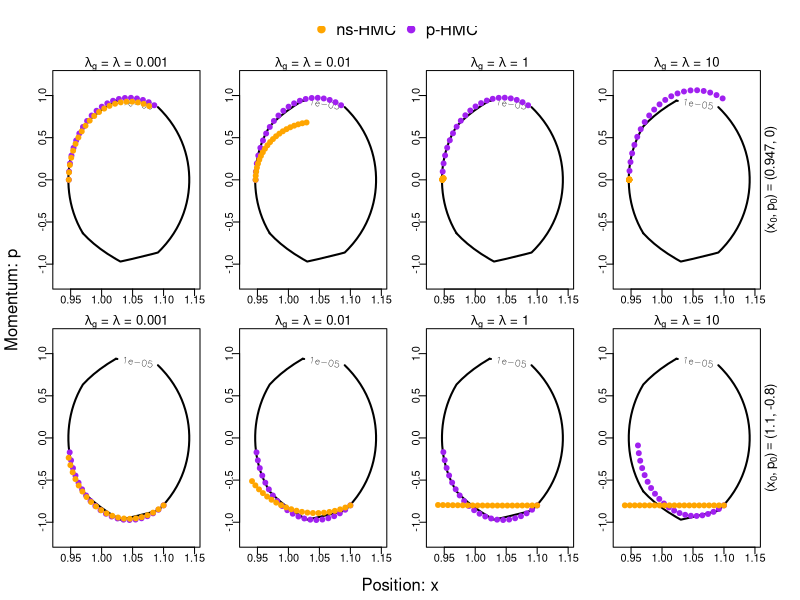
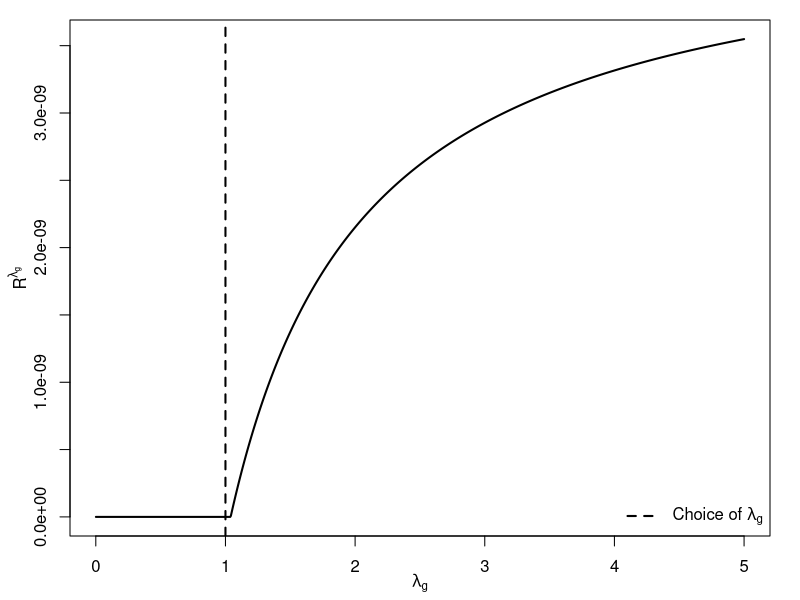

Write R code to recreate these figures, in order.
########################################
# One-dimensional example
########################################
set.seed(1)
n <- 1e2
y <- rnorm(n, mean = 1, sd = .5)
################################

# U(x) = sum(y - x)^2/(2) + |x|
log_target <- function(x)  -sum((y - x)^2)/2 - abs(x)

grad_log_pi_dur <- function(x, lambda)
{
  prox <- sign(x)*pmax(abs(x) - lambda, 0)
  sum(y - x) - (x - prox)/lambda
}

grad_log_pi_px <- function(x, lambda)
{
  foo <- lambda/(1 + n*lambda)
  z <-  (x + lambda*sum(y))/(1 + n*lambda)
  prox <- sign(z)* pmax(abs(z) - foo, 0)
  -(x - prox)/lambda
}
##################################
# Testing

logpi_lam_dur <- function(x, lambda)
{
  prox <- sign(x)*pmax(abs(x) - lambda, 0)
  my <- abs(prox) + (x - prox)^2/(2*lambda)
  
  logpi_lam <- - my -sum((y - x)^2)/2
}

logpi_lam_px <- function(x, lambda)
{
  foo <- lambda/(1 + n*lambda)
  z <-  (x + lambda*n*mean(y))/(1 + n*lambda)
  prox <- sign(z)* pmax(abs(z) - foo, 0)
  
  my <- abs(prox) + (x - prox)^2/(2*lambda) + sum((y - prox)^2)/2
  
  logpi_lam <- - my
}

integrate_f <- function(x){
  sapply(x, function(t) exp(log_target(t)))
}

integrate_dur <- function(x, lambda){
  sapply(x, function(t) exp(logpi_lam_dur(t, lambda = lambda)))
}

integrate_px <- function(x, lambda){
  sapply(x, function(t) exp(logpi_lam_px(t, lambda = lambda)))
}



##################################
# plotting target contour

log_kinetic <- function(p) -p^2/2
log_joint <- function(q, p)
{
  log_target(q) + log_kinetic(p)
}
p_vec <- seq(-3, 3, length = 1e2)
q_vec <- seq(-2, 4, length = 1e2)
z <- matrix(0, nrow = length(q_vec), ncol = length(p_vec))
for(i in 1:length(q_vec))
{
  for(j in 1:length(p_vec))
  {
    z[i,j] <- exp(log_joint(q_vec[i], p_vec[j]))
  }
}

phmc_path <- function(q, p, lambda, eps, L)
{
  store <- matrix(0, nrow = L + 1, ncol = 2)
  q_current <- q
  p_current <- p
  
  store[1, ] <- c(q,p)
  for (j in 2:(L+1))
  {
    # half step
    U_samp <- -grad_log_pi_dur(q_current, lambda)
    p_current <- p_current - eps*U_samp /2  
    q_current <- q_current + eps*p_current   # full step for position
    U_samp <- -grad_log_pi_dur(q_current, lambda)
    
    p_current <- p_current - eps*U_samp/2 # another half step
    
    store[j, ] <- c(q_current, p_current)
    # samp <- q_current
    # p_prop <- p_current
  }
  return(store)
}

ns_path <- function(q, p, lambda, eps, L)
{
  store <- matrix(0, nrow = L + 1, ncol = 2)
  q_current <- q
  p_current <- p
  
  store[1, ] <- c(q,p)
  for (j in 2:(L+1))
  {
    # half step
    U_samp <- -grad_log_pi_px(q_current, lambda)
    p_current <- p_current - eps*U_samp /2  
    q_current <- q_current + eps*p_current   # full step for position
    U_samp <- -grad_log_pi_px(q_current, lambda)
    
    p_current <- p_current - eps*U_samp/2 # another half step
    
    store[j, ] <- c(q_current, p_current)
    # samp <- q_current
    # p_prop <- p_current
  }
  return(store)
}

draw_contour <- function(q, p, lambda, eps = .02, L = 10)
{
  path_dur <- phmc_path(q, p, lambda = lambda, eps = eps, L = L)
  path_px <- ns_path(q, p, lambda = lambda, eps = eps, L = L)
  main_expr <- bquote(paste(lambda[g], " = ", lambda, " = ",
                            .(format(lambda, digits = 3))))
  contour(q_vec, p_vec, z, nlevels = 2, 
          xlim = c(.93, 1.15), ylim = c(-1.2, 1.2),
          main = main_expr, lwd = 2)
  points(path_dur, col = "purple", pch = 19)
  points(path_px, col = "orange", pch = 19)
}


eps <- .01
L <- 20
pdf("toy_contours.pdf", height = 5, width = 10)

# Layout: 8 plots + 1 row for top legend
layout(matrix(c(rep(9, 4), 1:8), nrow = 3, byrow = TRUE),
       heights = c(.12, 1, 1))  # first row for legend

# Tighter margins and minimal label-to-axis spacing
par(mar = c(2, 2, 1, 1), oma = c(2, 2, 2, 2), mgp = c(3, 0.3, 0))

q <- .947
p <- 0
exp(log_joint(q, p))
draw_contour(q, p, lambda = .001, eps = eps, L = L)
draw_contour(q, p, lambda = .01, eps = eps, L = L)
draw_contour(q, p, lambda = 1, eps = eps, L = L)
draw_contour(q, p, lambda = 10, eps = eps, L = L)
mtext(bquote("(" * x[0] * "," ~ p[0] * ")" == "(" * .(q) * "," ~ .(p) * ")"),
      side = 4, line = 0.5, outer = FALSE, cex = 0.8)

q <- 1.1
p <- -.8
exp(log_joint(q, p))

draw_contour(q, p, lambda = .001, eps = eps, L = L)
draw_contour(q, p, lambda = .01, eps = eps, L = L)
draw_contour(q, p, lambda = 1, eps = eps, L = L)
draw_contour(q, p, lambda = 10, eps = eps, L = L)
mtext(bquote("(" * x[0] * "," ~ p[0] * ")" == "(" * .(q) * "," ~ .(p) * ")"),
      side = 4, line = 0.5, outer = FALSE, cex = 0.8)

par(mar = c(0, 0, 0, 0))
plot.new()
legend("top", legend = c("ns-HMC", "p-HMC"),
       col = c("orange", "purple"), pch = 19, 
       horiz = TRUE, bty = "n", 
       inset = c(0, -.55),
       cex = 1.5)

# Add shared axis labels using outer margin text
mtext("Position: x", side = 1, line = .5, outer = TRUE, cex = 1)
mtext("Momentum: p", side = 2, line = .5, outer = TRUE, cex = 1)

dev.off()



############################
# Choosing lambda
q <- 1.04  # MAP
p <- -.5
eps <- 1e-7
lambda.seq <- seq(1e-3, 5, length = 1e3)

phmc_ham <- numeric(length = length(lambda.seq))
ns_ham <- numeric(length = length(lambda.seq))

ham <- function(q, p) - log_target(q) + p^2/2

for(i in 1:length(lambda.seq))
{
  phmc_state <- phmc_path(q, p, lambda.seq[i], eps, 1)[2, ]
  ns_state <- ns_path(q, p, lambda.seq[i], eps, 1)[2, ]

  phmc_ham[i] <- abs(ham(q,p) - ham(phmc_state[1], phmc_state[2]))/abs(ham(q,p) )
  ns_ham[i] <- abs(ham(q,p) - ham(ns_state[1], ns_state[2]))/abs(ham(q,p) )
}

pdf("lambda_toy.pdf", height = 2.5, width = 4)
par(
  mar = c(3.2, 3.5, 1.0, 1.5),  # bottom, left, top, right margins
  mgp = c(2.0, 1.0, 0)          # axis title, axis labels, axis line
)

plot(
  lambda.seq, phmc_ham,
  type = "l", lwd = 2,
  xlab = expression(lambda[g]),
  ylab = expression(R^{lambda[g]}),
  main = ""
)

abline(v = 1, lwd = 2, lty = 2)

legend(
  "bottomright",
  legend = expression("Choice of " * lambda[g]),
  lty = 2, lwd = 2,
  bty = "n"
)
dev.off()


# No need to run the chains
# ###########################
# # HMC with Durmus split
# durhmc <- function(lambda, iter, eps_hmc, L, start)
# {
#   samp.hmc <- numeric(length = iter)
#   
#   # starting value computations
#   samp <- start
#   samp.hmc[1] <- samp
#   
#   # For HMC
#   mom_mat <- rnorm(iter)
#   accept <- 0
#   
#   for (i in 2:iter) 
#   {
#     p_prop <- mom_mat[i]
#     U_samp <- -grad_log_pi_dur(samp, lambda)
#     p_current <- p_prop - eps_hmc*U_samp /2  # half step for momentum
#     q_current <- samp
#     for (j in 1:L)
#     {
#       samp <- samp + eps_hmc*p_current   # full step for position
#       U_samp <- -grad_log_pi_dur(samp, lambda)
#       if(j!=L) p_current <- p_current - eps_hmc*U_samp  # full step for momentum
#     }
#     p_current <- p_current - eps_hmc*U_samp/2
#     p_current <- - p_current  # negation to make proposal symmetric
#     
#     U_curr <- -log_target(q_current)
#     U_prop <- -log_target(samp)
#     K_curr <-  sum((p_prop^2)/2)
#     K_prop <-  sum((p_current^2)/2)
#     
#     log_acc_prob = U_curr - U_prop + K_curr - K_prop
#     
#     if(log(runif(1)) <= log_acc_prob )
#     {
#       samp.hmc[i] <- samp
#       accept <- accept + 1
#     }
#     else
#     {
#       samp.hmc[i] <- q_current
#       samp <- q_current
#     }
#     if(i %% (iter/10) == 0){
#       j <- accept/i
#       print(cat(i, j))}
#   } 
#   print(acc_rate <- accept/iter)
#   object <- list(samp.hmc, acc_rate)
#   return(object)
# }
# 
# 
# ###########################
# # HMC on whole proximal
# pxhmc <- function(lambda, iter, eps_hmc, L, start)
# {
#   samp.hmc <- numeric(length = iter)
#   
#   # starting value computations
#   samp <- start
#   samp.hmc[1] <- samp
#   
#   # For HMC
#   mom_mat <- rnorm(iter)
#   accept <- 0
#   
#   for (i in 2:iter) 
#   {
#     p_prop <- mom_mat[i]
#     U_samp <- -grad_log_pi_px(samp, lambda)
#     p_current <- p_prop - eps_hmc*U_samp /2  # half step for momentum
#     q_current <- samp
#     for (j in 1:L)
#     {
#       samp <- samp + eps_hmc*p_current   # full step for position
#       U_samp <- -grad_log_pi_px(samp, lambda)
#       if(j!=L) p_current <- p_current - eps_hmc*U_samp  # full step for momentum
#     }
#     p_current <- p_current - eps_hmc*U_samp/2
#     p_current <- - p_current  # negation to make proposal symmetric
#     
#     U_curr <- -log_target(q_current)
#     U_prop <- -log_target(samp)
#     K_curr <-  sum((p_prop^2)/2)
#     K_prop <-  sum((p_current^2)/2)
#     
#     log_acc_prob = U_curr - U_prop + K_curr - K_prop
#     
#     if(log(runif(1)) <= log_acc_prob )
#     {
#       samp.hmc[i] <- samp
#       accept <- accept + 1
#     }
#     else
#     {
#       samp.hmc[i] <- q_current
#       samp <- q_current
#     }
#     if(i %% (iter/10) == 0){
#       j <- accept/i
#       print(cat(i, j))}
#   } 
#   print(acc_rate <- accept/iter)
#   object <- list(samp.hmc, acc_rate)
#   return(object)
# }
# 
# 
# chain_dur <- durhmc(lambda = .01, iter = 1e4, eps_hmc = .1, L = 10, start = 2)
# chain_px <- pxhmc(lambda = .01, iter = 1e4, eps_hmc = .1, L = 10, start = 2)
# 
# plot(density(chain_dur[[1]]))
# plot(density(chain_px[[1]]))
# acf(chain_dur[[1]])
# acf(chain_px[[1]])
